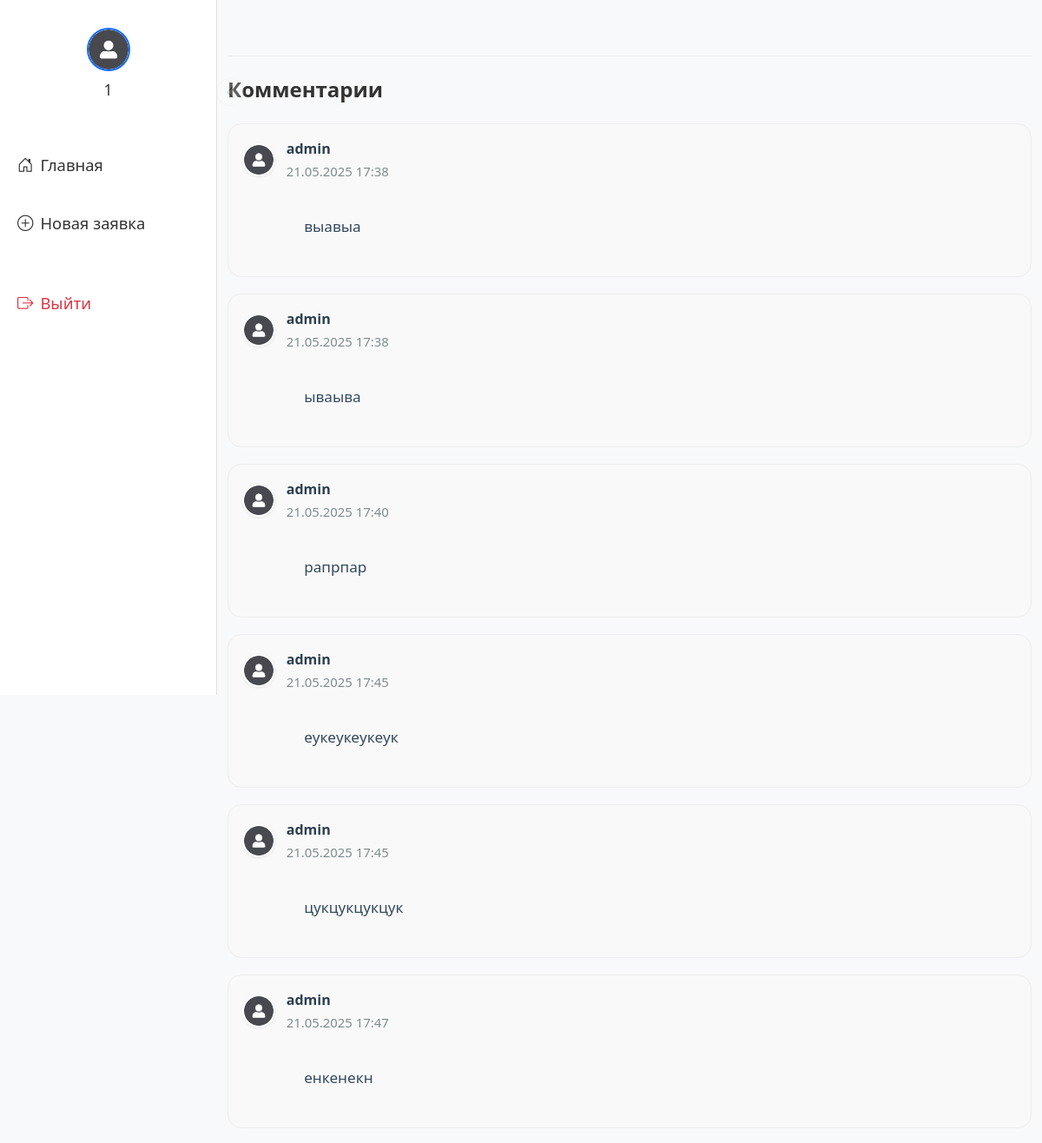
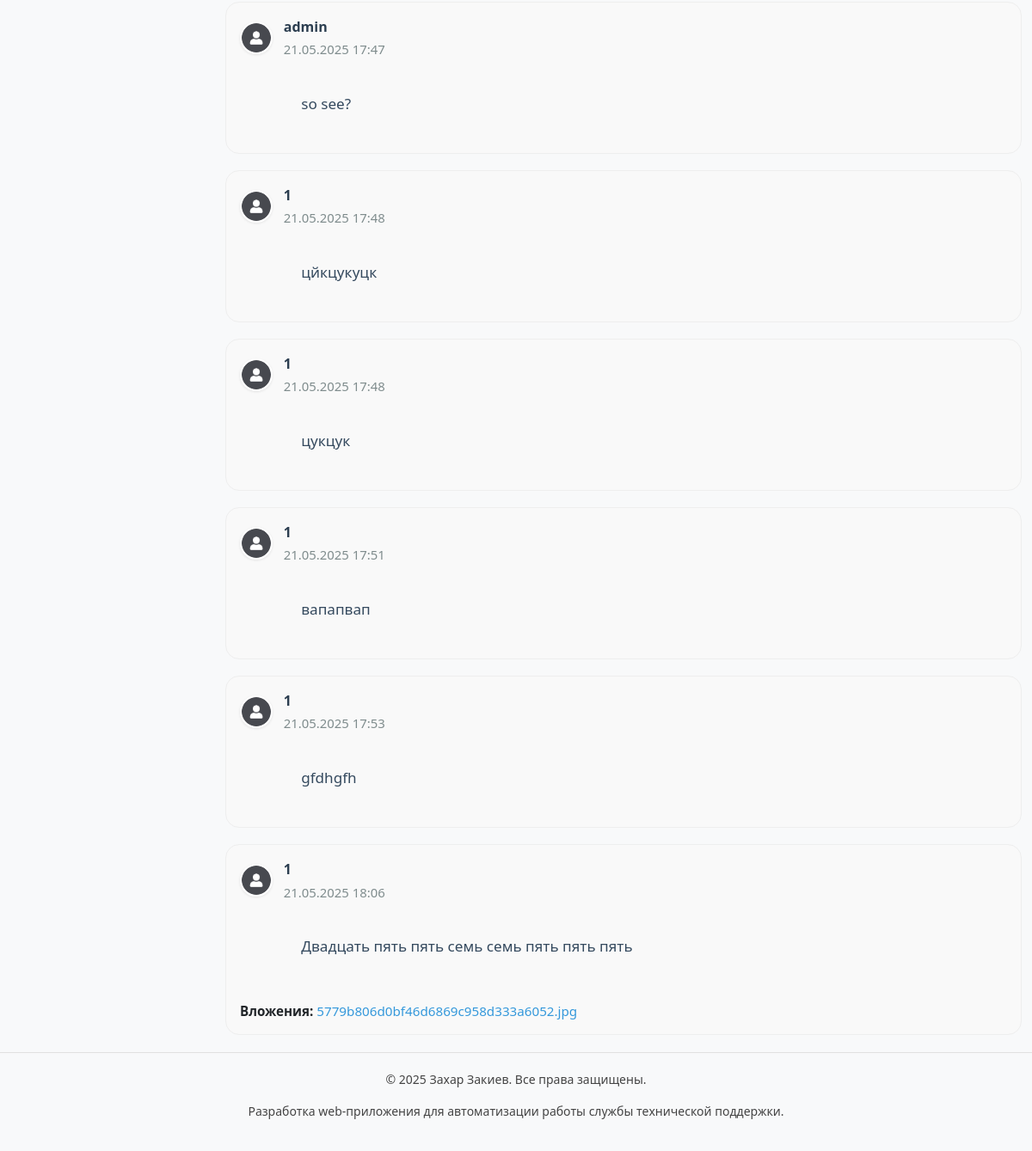
The app's page /ticket/112 (signed in) with its own data (2 pictures, top to bottom).
### tables this page shows
CREATE TABLE comments (
    id INTEGER PRIMARY KEY AUTOINCREMENT,
    ticket_id INTEGER NOT NULL,
    user_id INTEGER, -- NULLABLE, если комментарии могут оставлять неавторизованные пользователи (для public_ticket) или это системные сообщения
    author_name TEXT, -- Имя автора, если user_id IS NULL (например, email для public_ticket)
    body TEXT NOT NULL,
    created_at TIMESTAMP DEFAULT CURRENT_TIMESTAMP,
    is_internal BOOLEAN DEFAULT 0, -- 0 для публичного, 1 для внутреннего комментария (виден только сотрудникам)
    attachment TEXT, -- Имена прикрепленных файлов, через запятую
    FOREIGN KEY (ticket_id) REFERENCES tickets (id) ON DELETE CASCADE,
    FOREIGN KEY (user_id) REFERENCES users (id) ON DELETE SET NULL
);

CREATE TABLE users (
    id INTEGER PRIMARY KEY AUTOINCREMENT,
    username TEXT NOT NULL UNIQUE,
    email TEXT NOT NULL UNIQUE,
    password TEXT NOT NULL,
    role TEXT DEFAULT 'user',
    is_confirmed INTEGER DEFAULT 0,
    avatar TEXT DEFAULT 'default_avatar.png'
);

### app.py (the view, shortened to what this page needs)
@app.route("/ticket/<int:ticket_id>", methods=["GET", "POST"])
@login_required # Декоратор из вашего paste.txt
def ticket(ticket_id):
    with get_db_connection() as conn:
        ticket_data_row = conn.execute(
            "SELECT t.*, u_creator.username as creator_username FROM tickets t LEFT JOIN users u_creator ON t.user_id = u_creator.id WHERE t.id = ?",
            (ticket_id,)
        ).fetchone()
        if ticket_data_row is None:
            flash("Заявка не найдена.", "error")
            return redirect(url_for('dashboard'))
        current_user_id = session.get("user_id") # Из paste.txt сессия хранит user_id
        current_user_role = session.get("role")
        if current_user_role == "client" and ticket_data_row["user_id"] != current_user_id:
            flash("У вас нет доступа к этой заявке.", "error")
            return redirect(url_for('dashboard'))
        users_for_assign = conn.execute("SELECT id, username FROM users WHERE role IN ('admin', 'user')").fetchall()
        ticket_dict = dict(ticket_data_row)
        ticket_dict["sender"] = decode_sender(ticket_dict["sender"]) if ticket_dict["sender"] else ticket_dict["creator_username"]
        ticket_dict["subject"] = decode_sender(ticket_dict["subject"])
        comments_query_sql = """
            SELECT c.*, u.username as user_username, u.avatar as user_avatar
            FROM comments c
            LEFT JOIN users u ON c.user_id = u.id
            WHERE c.ticket_id = ?
        """
        if current_user_role == "client":
            comments_query_sql += " AND (c.is_internal = 0 OR c.is_internal IS NULL)"
        comments_query_sql += " ORDER BY c.created_at ASC" # или DESC для обратного порядка
        comments_list = conn.execute(comments_query_sql, (ticket_id,)).fetchall()
    return render_template("ticket.html", ticket=ticket_dict, users=users_for_assign, comments=comments_list)

### app.py (called while the page is built)
def get_db_connection():
    conn = sqlite3.connect(DB_PATH)
    conn.row_factory = sqlite3.Row
    return conn

def login_required(f):
    @wraps(f)
    def decorated_function(*args, **kwargs):
        if "user" not in session:
            return redirect("/login")
        return f(*args, **kwargs)
    return decorated_function

def decode_sender(encoded_sender):
    decoded_parts = decode_header(encoded_sender)
    decoded_str = ""
    for part, encoding in decoded_parts:
        if isinstance(part, bytes):
            decoded_str += part.decode(encoding or "utf-8")
        else:
            decoded_str += part
    return decoded_str

@app.template_filter('dt')
def dt(value):
    from datetime import datetime
    if hasattr(value, 'strftime'):
        return value.strftime('%d.%m.%Y %H:%M')
    try:
        dt = datetime.strptime(value, '%Y-%m-%d %H:%M:%S')
        return dt.strftime('%d.%m.%Y %H:%M')
    except Exception:
        return value

### templates/ticket.html (shortened to what this page needs)
{% extends "base.html" %}
{% block content %}
<div class="comments-section">
    <h4>Комментарии</h4>
    {% if comments %}
        {% for comment in comments %}
        <div class="comment-card{% if comment.is_internal and session.role != 'client' %} internal{% endif %}">
            <div class="comment-header">
                <img class="comment-avatar"
                     src="{{ url_for('static', filename='uploads/' + (comment.user_avatar if comment.user_avatar else 'default_avatar.png')) }}"
                     alt="Аватар"
                     onerror="this.onerror=null;this.src='{{ url_for('static', filename='uploads/default_avatar.png') }}';">
                <div class="comment-meta">
                    <div class="comment-author">
                        {% if comment.user_id and comment.user_username %}
                            {{ comment.user_username }}
                        {% elif comment.author_name %}
                            {{ comment.author_name }} <span class="text-muted small">(Гость)</span>
                        {% else %}
                            Система
                        {% endif %}
                    </div>
                    <div class="comment-date">{{ comment.created_at|dt }}</div>
                </div>
            </div>
            <div class="comment-body">
                {{ comment.body | safe }}
            </div>
            {% if comment.attachment %}
            <div class="comment-attachments">
                <strong>Вложения:</strong>
                {% for att_file in comment.attachment.split(',') %}
                    {% if att_file %}
                    <a href="{{ url_for('uploaded_file', filename=att_file) }}" target="_blank">{{ att_file }}</a>
                    {% endif %}
                {% endfor %}
            </div>
            {% endif %}
        </div>
        {% endfor %}
    {% else %}
        <p class="text-muted">Комментариев пока нет.</p>
    {% endif %}
</div>
{% endblock %}

### templates/base.html (style rules this page uses)
html { overflow-y: scroll; }
body { overflow-x: hidden; }

### templates/ticket.html (style rules this page uses)
.comments-section { margin-top: 2rem; border-top: 1px solid #e9ecef; padding-top: 1.5rem; }
.comments-section h4 { font-size: 1.5rem; font-weight: 600; margin-bottom: 1.5rem; color: #333; }
.comment-card { background: #f9f9f9; border: 1px solid #eee; border-radius: 1rem; padding: 1rem; margin-bottom: 1.2rem; max-width: 100%; box-sizing: border-box; word-break: break-word; overflow-wrap: break-word; display: flex; flex-direction: column; gap: 0.7rem; }
.comment-header { display: flex; align-items: center; gap: 0.8rem; flex-wrap: wrap; min-width: 0; }
.comment-avatar { width: 38px; height: 38px; border-radius: 50%; object-fit: cover; border: 2px solid #fff; box-shadow: 0 1px 3px rgba(0,0,0,0.09); background: #eee; flex-shrink: 0; }
.comment-meta { flex: 1 1 0; min-width: 0; display: flex; flex-direction: column; gap: 0.1em; }
.comment-author { font-size: 1rem; font-weight: 600; color: #2c3e50; display: flex; align-items: center; gap: 0.6rem; flex-wrap: wrap; min-width: 0; }
.comment-date { font-size: 0.93rem; color: #7f8c8d; margin-top: 0.1rem; }
.comment-body { font-size: 1.07rem; line-height: 1.6; color: #34495e; white-space: pre-wrap; word-break: break-word; overflow-wrap: break-word; max-width: 100%; box-sizing: border-box; }
.comment-attachments { margin-top: 0.7rem; font-size: 0.95rem; word-break: break-all; }
.comment-attachments a { color: #3498db; text-decoration: none; margin-right: 0.8rem; word-break: break-all; }

### records on screen
comments: avatar (placeholder picture), user_username "admin", created_at|dt "21.05.2025 17:38", body "выавыа"
comments: avatar (placeholder picture), user_username "admin", created_at|dt "21.05.2025 17:38", body "ываыва"
comments: avatar (placeholder picture), user_username "admin", created_at|dt "21.05.2025 17:40", body "рапрпар"
comments: avatar (placeholder picture), user_username "admin", created_at|dt "21.05.2025 17:45", body "еукеукеукеук"
comments: avatar (placeholder picture), user_username "admin", created_at|dt "21.05.2025 17:45", body "цукцукцукцук"
comments: avatar (placeholder picture), user_username "admin", created_at|dt "21.05.2025 17:47", body "енкенекн"
comments: avatar (placeholder picture), user_username "admin", created_at|dt "21.05.2025 17:47", body "so see?"
comments: avatar (placeholder picture), user_username "1", created_at|dt "21.05.2025 17:48", body "цйкцукуцк"
comments: avatar (placeholder picture), user_username "1", created_at|dt "21.05.2025 17:48", body "цукцук"
comments: avatar (placeholder picture), user_username "1", created_at|dt "21.05.2025 17:51", body "вапапвап"
comments: avatar (placeholder picture), user_username "1", created_at|dt "21.05.2025 17:53", body "gfdhgfh"
comments: avatar (placeholder picture), user_username "1", created_at|dt "21.05.2025 18:06", body "Двадцать пять пять семь семь пять пять пять", attachment "5779b806d0bf46d6869c958d333a6052.jpg"

### other values on screen
{{ session.get('user', 'Профиль') }} "1"
